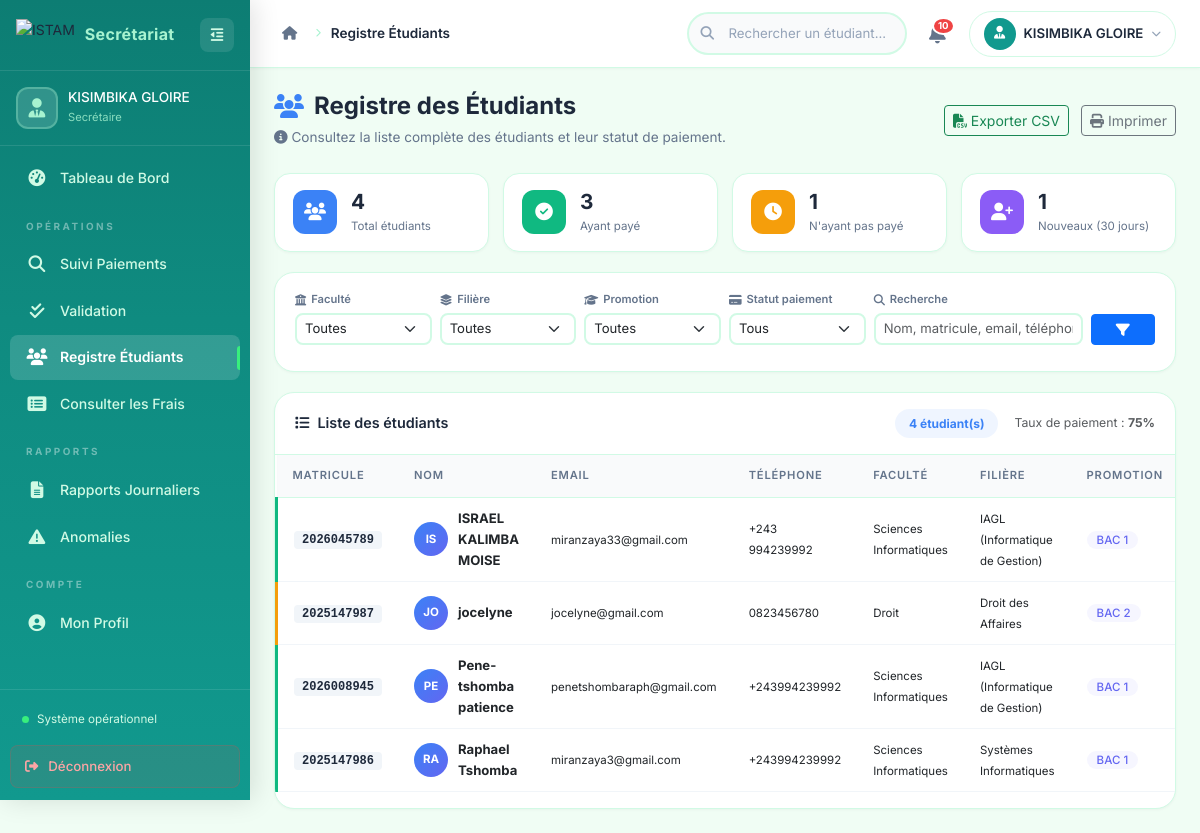
/secretaire/registre_etudiants.php (signed in), run on the app's committed database.
### tables this page shows
CREATE TABLE IF NOT EXISTS `utilisateurs` (
  `id_utilisateur` int(11) NOT NULL AUTO_INCREMENT,
  `nom` varchar(100) NOT NULL,
  `email` varchar(150) NOT NULL,
  `mot_de_passe` varchar(255) NOT NULL,
  `role` enum('admin','secretaire','etudiant') NOT NULL,
  `statut_compte` varchar(20) DEFAULT 'actif',
  `created_at` timestamp NULL DEFAULT CURRENT_TIMESTAMP,
  PRIMARY KEY (`id_utilisateur`),
  UNIQUE KEY `email` (`email`)
);

CREATE TABLE IF NOT EXISTS `etudiants` (
  `id_etudiant` int(11) NOT NULL AUTO_INCREMENT,
  `id_utilisateur` int(11) NOT NULL,
  `matricule` varchar(20) NOT NULL,
  `telephone` varchar(20) DEFAULT NULL,
  `id_filiere` int(11) NOT NULL,
  `id_promotion` int(11) NOT NULL,
  PRIMARY KEY (`id_etudiant`),
  UNIQUE KEY `matricule` (`matricule`),
  KEY `id_utilisateur` (`id_utilisateur`),
  KEY `id_filiere` (`id_filiere`),
  KEY `idx_etud_mat` (`matricule`),
  KEY `fk_etudiant_promotion` (`id_promotion`)
);

CREATE TABLE IF NOT EXISTS `facultes` (
  `id_faculte` int(11) NOT NULL AUTO_INCREMENT,
  `nom_faculte` varchar(100) NOT NULL,
  PRIMARY KEY (`id_faculte`),
  UNIQUE KEY `nom_faculte` (`nom_faculte`)
);

CREATE TABLE IF NOT EXISTS `filieres` (
  `id_filiere` int(11) NOT NULL AUTO_INCREMENT,
  `nom_filiere` varchar(100) NOT NULL,
  `id_faculte` int(11) NOT NULL,
  PRIMARY KEY (`id_filiere`),
  KEY `id_faculte` (`id_faculte`)
);

CREATE TABLE IF NOT EXISTS `promotions` (
  `id_promotion` int(11) NOT NULL AUTO_INCREMENT,
  `nom_promotion` varchar(50) NOT NULL,
  PRIMARY KEY (`id_promotion`),
  UNIQUE KEY `nom_promotion` (`nom_promotion`)
);

### secretaire/registre_etudiants.php (the view, shortened to what this page needs)
<?php
$db = Database::getInstance();
$filtre_recherche = trim($_GET['recherche'] ?? '');
$page = isset($_GET['page']) ? max(1, (int)$_GET['page']) : 1;
$par_page = 25;
$offset = ($page - 1) * $par_page;
$where = "WHERE u.role = 'etudiant'";
$params = [];
$having = '';
$sql_count = "SELECT COUNT(*) as total FROM (
    SELECT e.id_etudiant
    FROM utilisateurs u
    JOIN etudiants e ON u.id_utilisateur = e.id_utilisateur
    JOIN filieres fi ON e.id_filiere = fi.id_filiere
    JOIN facultes fa ON fi.id_faculte = fa.id_faculte
    JOIN promotions pr ON e.id_promotion = pr.id_promotion
    LEFT JOIN paiements p ON e.id_etudiant = p.id_etudiant AND p.statut = 'succes'
    {$where}
    GROUP BY e.id_etudiant
    {$having}
) as sub";
$stmt = $db->prepare($sql_count);
$stmt->execute($params);
$total_etudiants = $stmt->fetch()['total'] ?? 0;
$sql = "SELECT u.nom, u.email, u.created_at, e.id_etudiant, e.matricule, e.telephone,
               fi.nom_filiere, fa.nom_faculte, fa.id_faculte,
               pr.nom_promotion, pr.id_promotion,
               COUNT(p.id_paiement) as nb_paiements,
               COALESCE(SUM(p.montant_paye), 0) as total_paye
        FROM utilisateurs u
        JOIN etudiants e ON u.id_utilisateur = e.id_utilisateur
        JOIN filieres fi ON e.id_filiere = fi.id_filiere
        JOIN facultes fa ON fi.id_faculte = fa.id_faculte
        JOIN promotions pr ON e.id_promotion = pr.id_promotion
        LEFT JOIN paiements p ON e.id_etudiant = p.id_etudiant AND p.statut = 'succes'
        {$where}
        GROUP BY e.id_etudiant
        {$having}
        ORDER BY u.nom
        LIMIT {$par_page} OFFSET {$offset}";
$stmt = $db->prepare($sql);
$stmt->execute($params);
$etudiants = $stmt->fetchAll();
$stmt = $db->query("SELECT COUNT(*) as total FROM utilisateurs WHERE role = 'etudiant'");
$total_tous = $stmt->fetch()['total'] ?? 0;
$stmt = $db->query("SELECT COUNT(DISTINCT e.id_etudiant) as total FROM etudiants e JOIN paiements p ON e.id_etudiant = p.id_etudiant WHERE p.statut = 'succes'");
$total_ayant_paye = $stmt->fetch()['total'] ?? 0;
$stmt = $db->query("SELECT COUNT(*) as total FROM utilisateurs WHERE role = 'etudiant' AND created_at >= DATE_SUB(CURDATE(), INTERVAL 30 DAY)");
$nouveaux_30j = $stmt->fetch()['total'] ?? 0;
?>
<!DOCTYPE html>
<html lang="fr">
<head>
    <link href="https://cdn.jsdelivr.net/npm/bootstrap@5.3.0/dist/css/bootstrap.min.css" rel="stylesheet">
    <link href="https://cdnjs.cloudflare.com/ajax/libs/font-awesome/6.4.0/css/all.min.css" rel="stylesheet">
    <link rel="stylesheet" href="../assets/css/secretaire/dashboard_secretaire.css">
    <link rel="stylesheet" href="../assets/css/secretaire/registre_etudiants.css">
</head>
<body>
    <div class="secretaire-layout">
        <?php include 'includes/sidebar_secretaire.php'; ?>
        <div class="main-content">
            <?php
            include 'includes/navbar_secretaire.php';
            ?>
            <main class="dashboard-content">
                <div class="page-header">
                    <div class="row align-items-center">
                        <div class="col-lg-7">
                            <h1 class="page-title">
                                <i class="fas fa-users"></i> Registre des Étudiants
                            </h1>
                            <p class="page-subtitle">
                                <i class="fas fa-info-circle"></i>
                                Consultez la liste complète des étudiants et leur statut de paiement.
                            </p>
                        </div>
                        <div class="col-lg-5 text-lg-end mt-3 mt-lg-0">
                            <button class="btn btn-outline-success btn-sm me-2" onclick="exportToCSV()">
                                <i class="fas fa-file-csv"></i> Exporter CSV
                            </button>
                            <button class="btn btn-outline-secondary btn-sm" onclick="window.print()">
                                <i class="fas fa-print"></i> Imprimer
                            </button>
                        </div>
                    </div>
                </div>
                <div class="registre-stats">
                    <div class="reg-stat-card">
                        <div class="reg-stat-icon bg-blue"><i class="fas fa-users"></i></div>
                        <div class="reg-stat-info">
                            <h4><?= number_format($total_tous) ?></h4>
                            <p>Total étudiants</p>
                        </div>
                    </div>
                    <div class="reg-stat-card">
                        <div class="reg-stat-icon bg-green"><i class="fas fa-check-circle"></i></div>
                        <div class="reg-stat-info">
                            <h4><?= number_format($total_ayant_paye) ?></h4>
                            <p>Ayant payé</p>
                        </div>
                    </div>
                    <div class="reg-stat-card">
                        <div class="reg-stat-icon bg-orange"><i class="fas fa-clock"></i></div>
                        <div class="reg-stat-info">
                            <h4><?= number_format($total_tous - $total_ayant_paye) ?></h4>
                            <p>N'ayant pas payé</p>
                        </div>
                    </div>
                    <div class="reg-stat-card">
                        <div class="reg-stat-icon bg-purple"><i class="fas fa-user-plus"></i></div>
                        <div class="reg-stat-info">
                            <h4><?= $nouveaux_30j ?></h4>
                            <p>Nouveaux (30 jours)</p>
                        </div>
                    </div>
                </div>
                <div class="filtres-card">
                    <form method="GET" action="" class="filtres-form">
                        <div class="row g-2 align-items-end">
                            <div class="col-lg-2 col-md-3 col-sm-6 mb-2">
                                <label class="filtre-label"><i class="fas fa-university"></i> Faculté</label>
                                <select name="faculte" class="form-select form-select-sm" onchange="this.form.submit()">
                                    <option value="">Toutes</option>
                                </select>
                            </div>
                            <div class="col-lg-2 col-md-3 col-sm-6 mb-2">
                                <label class="filtre-label"><i class="fas fa-layer-group"></i> Filière</label>
                                <select name="filiere" class="form-select form-select-sm" onchange="this.form.submit()">
                                    <option value="">Toutes</option>
                                </select>
                            </div>
                            <div class="col-lg-2 col-md-3 col-sm-6 mb-2">
                                <label class="filtre-label"><i class="fas fa-graduation-cap"></i> Promotion</label>
                                <select name="promotion" class="form-select form-select-sm" onchange="this.form.submit()">
                                    <option value="">Toutes</option>
                                </select>
                            </div>
                            <div class="col-lg-2 col-md-3 col-sm-6 mb-2">
                                <label class="filtre-label"><i class="fas fa-credit-card"></i> Statut paiement</label>
                                <select name="statut_paiement" class="form-select form-select-sm" onchange="this.form.submit()">
                                    <option value="">Tous</option>
                                </select>
                            </div>
                            <div class="col-lg-3 col-md-4 col-sm-8 mb-2">
                                <label class="filtre-label"><i class="fas fa-search"></i> Recherche</label>
                                <input type="text" name="recherche" class="form-control form-control-sm"
                                       placeholder="Nom, matricule, email, téléphone..."
                                       value="<?= htmlspecialchars($filtre_recherche) ?>">
                            </div>
                            <div class="col-lg-1 col-md-2 col-sm-4 mb-2">
                                <button type="submit" class="btn btn-primary btn-sm w-100">
                                    <i class="fas fa-filter"></i>
                                </button>
                            </div>
                        </div>
                    </form>
                </div>
                <div class="table-card">
                    <div class="table-card-header">
                        <h3><i class="fas fa-list"></i> Liste des étudiants</h3>
                        <div class="d-flex align-items-center gap-3">
                            <span class="badge-count"><?= number_format($total_etudiants) ?> étudiant(s)</span>
                            <small class="text-muted">
                                Taux de paiement :
                                <strong><?= $total_tous > 0 ? round(($total_ayant_paye / $total_tous) * 100, 1) : 0 ?>%</strong>
                            </small>
                        </div>
                    </div>
                    <div class="table-responsive">
                        <table class="table secretaire-table" id="tableEtudiants">
                            <thead>
                                <tr>
                                    <th>Matricule</th>
                                    <th>Nom</th>
                                    <th>Email</th>
                                    <th>Téléphone</th>
                                    <th>Faculté</th>
                                    <th>Filière</th>
                                    <th>Promotion</th>
                                </tr>
                            </thead>
                            <tbody>
                                <?php if (empty($etudiants)): ?>
                                    <tr>
                                        <td colspan="10">
                                            <div class="empty-state py-5">
                                                <i class="fas fa-user-graduate fa-3x"></i>
                                                <h4 class="mt-3">Aucun étudiant trouvé</h4>
                                                <p class="text-muted">Essayez de modifier les filtres.</p>
                                            </div>
                                        </td>
                                    </tr>
                                <?php else: ?>
                                    <?php foreach ($etudiants as $etu): ?>
                                        <tr class="etudiant-row <?= $etu['total_paye'] > 0 ? 'row-paye' : 'row-non-paye' ?>">
                                            <td><code class="matr-code"><?= htmlspecialchars($etu['matricule']) ?></code></td>
                                            <td>
                                                <div class="etudiant-info">
                                                    <div class="etudiant-avatar-sm">
                                                        <?= strtoupper(substr($etu['nom'], 0, 2)) ?>
                                                    </div>
                                                    <strong><?= htmlspecialchars($etu['nom']) ?></strong>
                                                </div>
                                            </td>
                                            <td><small><?= htmlspecialchars($etu['email']) ?></small></td>
                                            <td><small><?= htmlspecialchars($etu['telephone'] ?? 'N/A') ?></small></td>
                                            <td><small><?= htmlspecialchars($etu['nom_faculte']) ?></small></td>
                                            <td><small><?= htmlspecialchars($etu['nom_filiere']) ?></small></td>
                                            <td><span class="promo-badge"><?= htmlspecialchars($etu['nom_promotion']) ?></span></td>
                                        </tr>
                                    <?php endforeach; ?>
                                <?php endif; ?>
                            </tbody>
                        </table>
                    </div>
                </div>
            </main>
        </div>
    </div>
</body>
</html>

### assets/css/secretaire/dashboard_secretaire.css (style rules this page uses)
:root { --primary: #11998e; --primary-dark: #0d7d73; --primary-light: #14b8a6; --secondary: #38ef7d; --bg-body: #f0fdf4; --bg-card: #ffffff; --bg-navbar: #ffffff; --bg-sidebar: #0d7d73; --bg-sidebar-hover: rgba(255,255,255,0.08); --bg-sidebar-active: rgba(255,255,255,0.15); --text-primary: #1e293b; --text-secondary: #64748b; --text-sidebar: #d1fae5; --text-sidebar-active: #ffffff; --border-color: #d1fae5; --border-sidebar: rgba(255,255,255,0.1); --success: #10b981; --warning: #f59e0b; --danger: #ef4444; --info: #3b82f6; --purple: #8b5cf6; --shadow-sm: 0 1px 3px rgba(0,0,0,0.04); --shadow: 0 4px 15px rgba(0,0,0,0.05); --shadow-md: 0 8px 25px rgba(0,0,0,0.07); --shadow-lg: 0 15px 40px rgba(0,0,0,0.1); --radius-sm: 8px; --radius: 12px; --radius-lg: 16px; --radius-xl: 20px; --transition: all 0.25s cubic-bezier(0.4,0,0.2,1); --transition-slow: all 0.35s cubic-bezier(0.4,0,0.2,1); }
*, *::before, *::after { margin: 0; padding: 0; box-sizing: border-box; }
body { font-family: 'Inter', 'Poppins', sans-serif; font-size: 14px; color: var(--text-primary); background: var(--bg-body); line-height: 1.6; overflow-x: hidden; -webkit-font-smoothing: antialiased; }
button { cursor: pointer; font-family: inherit; border: none; }
input { font-family: inherit; }
.secretaire-layout { display: flex; min-height: 100vh; }
.main-content { flex: 1; margin-left: 250px; transition: var(--transition-slow); min-width: 0; }
.dashboard-content { padding: 24px; }
.badge-count { padding: 4px 12px; border-radius: 50px; font-size: 0.73rem; font-weight: 700; }
.table-card { background: var(--bg-card); border-radius: var(--radius-xl); box-shadow: var(--shadow-sm); border: 1px solid var(--border-color); overflow: hidden; }
.table-card-header { display: flex; justify-content: space-between; align-items: center; padding: 16px 20px; border-bottom: 1px solid var(--border-color); }
.table-card-header h3 { font-size: 0.9rem; font-weight: 600; margin: 0; display: flex; align-items: center; gap: 8px; }
.secretaire-table { width: 100%; border-collapse: collapse; }
.secretaire-table thead th { font-weight: 600; font-size: 0.7rem; text-transform: uppercase; letter-spacing: 0.8px; color: var(--text-secondary); padding: 12px 16px; background: #f9fafb; border-bottom: 1px solid var(--border-color); white-space: nowrap; }
.secretaire-table tbody td { padding: 10px 16px; font-size: 0.82rem; border-bottom: 1px solid #f1f5f9; vertical-align: middle; }
.secretaire-table code { background: #f1f5f9; padding: 2px 8px; border-radius: 4px; font-size: 0.75rem; font-family: 'JetBrains Mono', monospace; color: var(--text-primary); }

### data on the page
utilisateurs: etudiants.matricule "2026045789", nom "IS", nom "ISRAEL KALIMBA MOISE", email "miranzaya33@gmail.com", etudiants.telephone "+243 994239992", facultes.nom_faculte "Sciences Informatiques", filieres.nom_filiere "IAGL (Informatique de Gestion)", promotions.nom_promotion "BAC 1"
utilisateurs: etudiants.matricule "2025147987", nom "JO", nom "jocelyne", email "jocelyne@gmail.com", etudiants.telephone "0823456780", facultes.nom_faculte "Droit", filieres.nom_filiere "Droit des Affaires", promotions.nom_promotion "BAC 2"
utilisateurs: etudiants.matricule "2026008945", nom "PE", nom "Pene-tshomba patience", email "penetshombaraph@gmail.com", etudiants.telephone "+243994239992", facultes.nom_faculte "Sciences Informatiques", filieres.nom_filiere "IAGL (Informatique de Gestion)", promotions.nom_promotion "BAC 1"
utilisateurs: etudiants.matricule "2025147986", nom "RA", nom "Raphael Tshomba", email "miranzaya3@gmail.com", etudiants.telephone "+243994239992", facultes.nom_faculte "Sciences Informatiques", filieres.nom_filiere "Systèmes Informatiques", promotions.nom_promotion "BAC 1"

### other printed values
$secretaire_nom "KISIMBIKA GLOIRE"
$titre_page "Registre Étudiants"
$navbar_notif_non_lues "10"
$secretaire_nom_nav "KISIMBIKA GLOIRE"
$total_tous "4"
$total_ayant_paye "3"
$total_tous - $total_ayant_paye "1"
$nouveaux_30j "1"
$total_etudiants "4"
